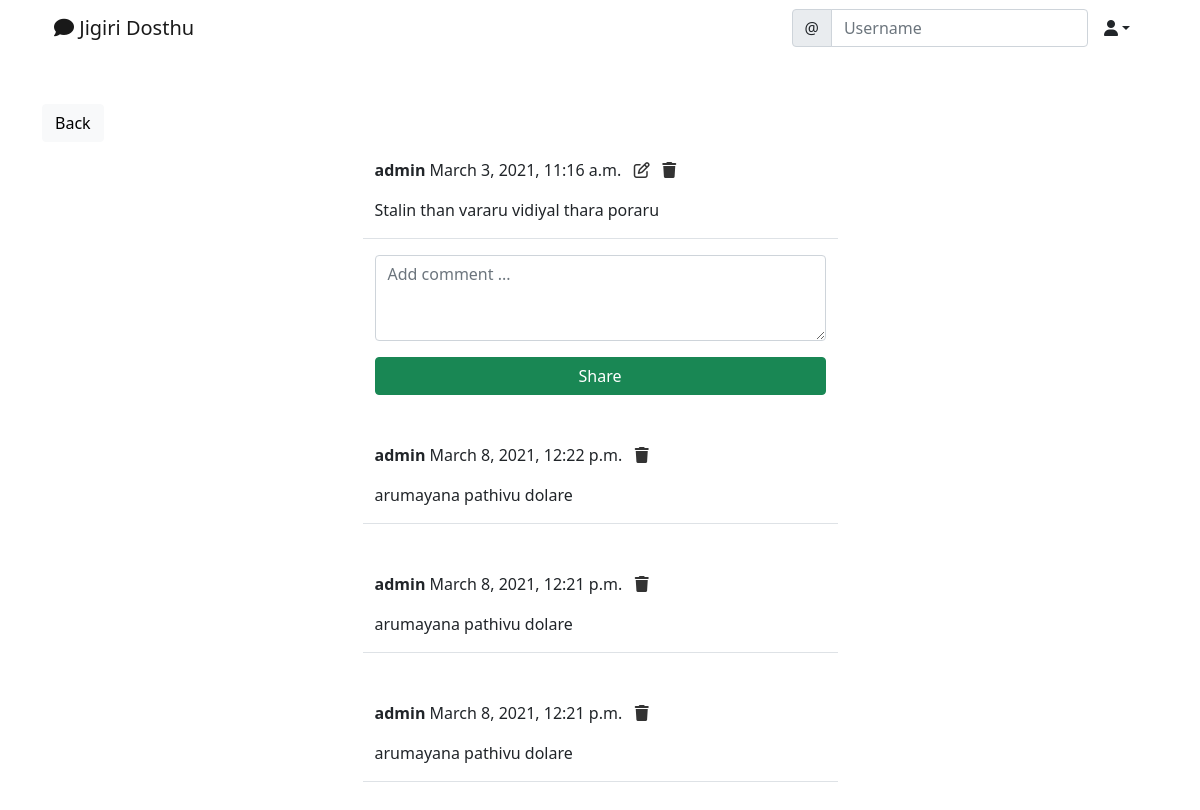
The app's page /social/post/1 (signed in) with its own data.
### social/models.py (models this page shows)
class Post(models.Model):
    body = models.TextField()
    created_on = models.DateTimeField(default=timezone.now)
    author = models.ForeignKey(User, on_delete=models.CASCADE)

class Comment(models.Model):
    comment = models.TextField()
    created_on = models.DateTimeField(default=timezone.now)
    author = models.ForeignKey(User, on_delete=models.CASCADE)
    post = models.ForeignKey('Post', on_delete=models.CASCADE)

### social/views.py (the view, shortened to what this page needs)
# urls.py: path('post/<int:pk>', PostDetailView.as_view(), name='post-detail'),
class PostDetailView(LoginRequiredMixin, View):
    def get(self, request, pk, *args, **kwargs):
        post = Post.objects.get(pk = pk)
        form = CommentForm()
        comments = Comment.objects.filter(post=post).order_by('-created_on')
        context = {
            'post': post,
            'form': form,
            'comments': comments
        }
        return render(request, 'social/post_detail.html', context)

### social/forms.py
class CommentForm(forms.ModelForm):
    comment = forms.CharField(
        label='',
        widget=forms.Textarea(attrs={
            'rows': 3,
            'placeholder': 'Add comment ...'
        })
    )
    class Meta:
        model = Comment
        fields = ['comment']

### social/templates/social/post_detail.html (shortened to what this page needs)
{%extends 'landing/base.html'%}
{% load crispy_forms_tags %}
{% block content %}
<div class='container'>
    <div class='row  mt-5'>
        <div class='col-md-5 col-sm-6'>
            <a href="{% url 'post-list' %}" class='btn btn-light'>Back</a>
        </div>
    </div>
    <div class='row justify-content-center mt-3'>
        <div class='col-md-5 col-sm-12 border-bottom'>
            <p>
                <strong>{{ post.author }}</strong> {{ post.created_on }}
                {% if request.user == post.author %}
                &nbsp&nbsp<a href="{% url 'post-edit' post.pk %}" style="color: #333;"><i class="far fa-edit"></i></a>
                &nbsp&nbsp<a href="{% url 'post-delete' post.pk %}" style="color: #333;"><i class="fas fa-trash"></i></a>
                {% endif %}
            </p>
            <p>{{ post.body }}</p>
        </div>
    </div>
    <div class='row justify-content-center mt-3 mb-5'>
        <div class='col-md-5 col-sm-12'>
            <form method='POST'>
                {{ form | crispy }}
                <div class='d-grid gap-2'>
                    <button class='btn btn-success mt-3'>Share</button>
                </div>
            </form>
        </div>
    </div>
    {% for comment in comments %}
    <div class='row justify-content-center mt-3 mb-5 '>
        <div class='col-md-5 col-sm-12 border-bottom'>
        <p>
            <strong>{{ comment.author }}</strong>
            {{ comment.created_on }}
            {% if request.user == comment.author %}
                &nbsp&nbsp<a href="{% url 'comment-delete' post.pk comment.pk %}" style="color: #333;"><i class="fas fa-trash"></i></a>
            {% endif %}
        </p>
        <p>{{ comment.comment }}</p>
        </div>
    </div>
    {% endfor %}
</div>
{% endblock content %}

### records on screen
Post: author "admin", created_on "March 3, 2021, 11:16 a.m.", body "Stalin than vararu vidiyal thara poraru"
Comment: author "admin", created_on "March 8, 2021, 12:22 p.m.", comment "arumayana pathivu dolare"
Comment: author "admin", created_on "March 8, 2021, 12:21 p.m.", comment "arumayana pathivu dolare"
Comment: author "admin", created_on "March 8, 2021, 12:21 p.m.", comment "arumayana pathivu dolare"
